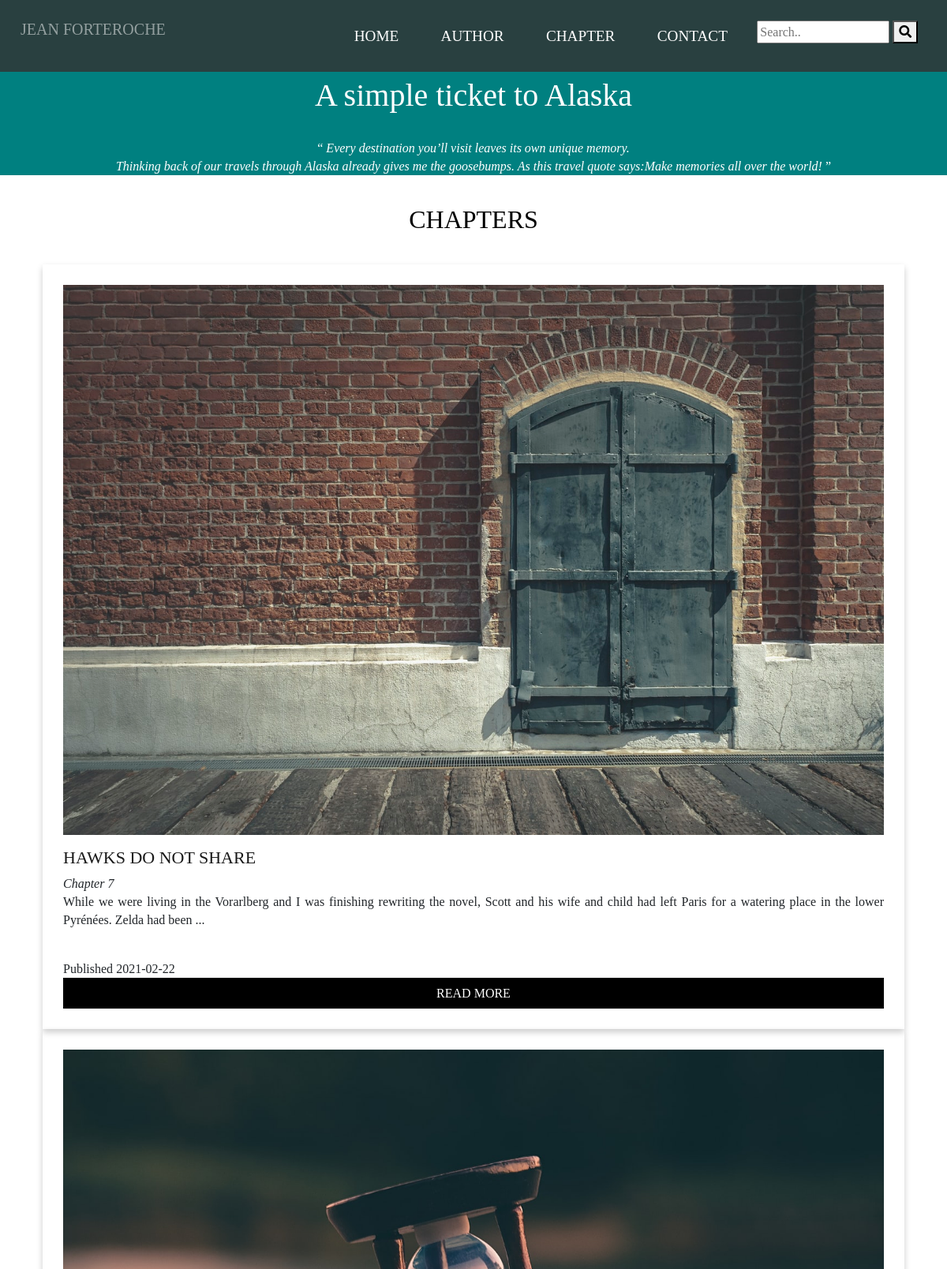
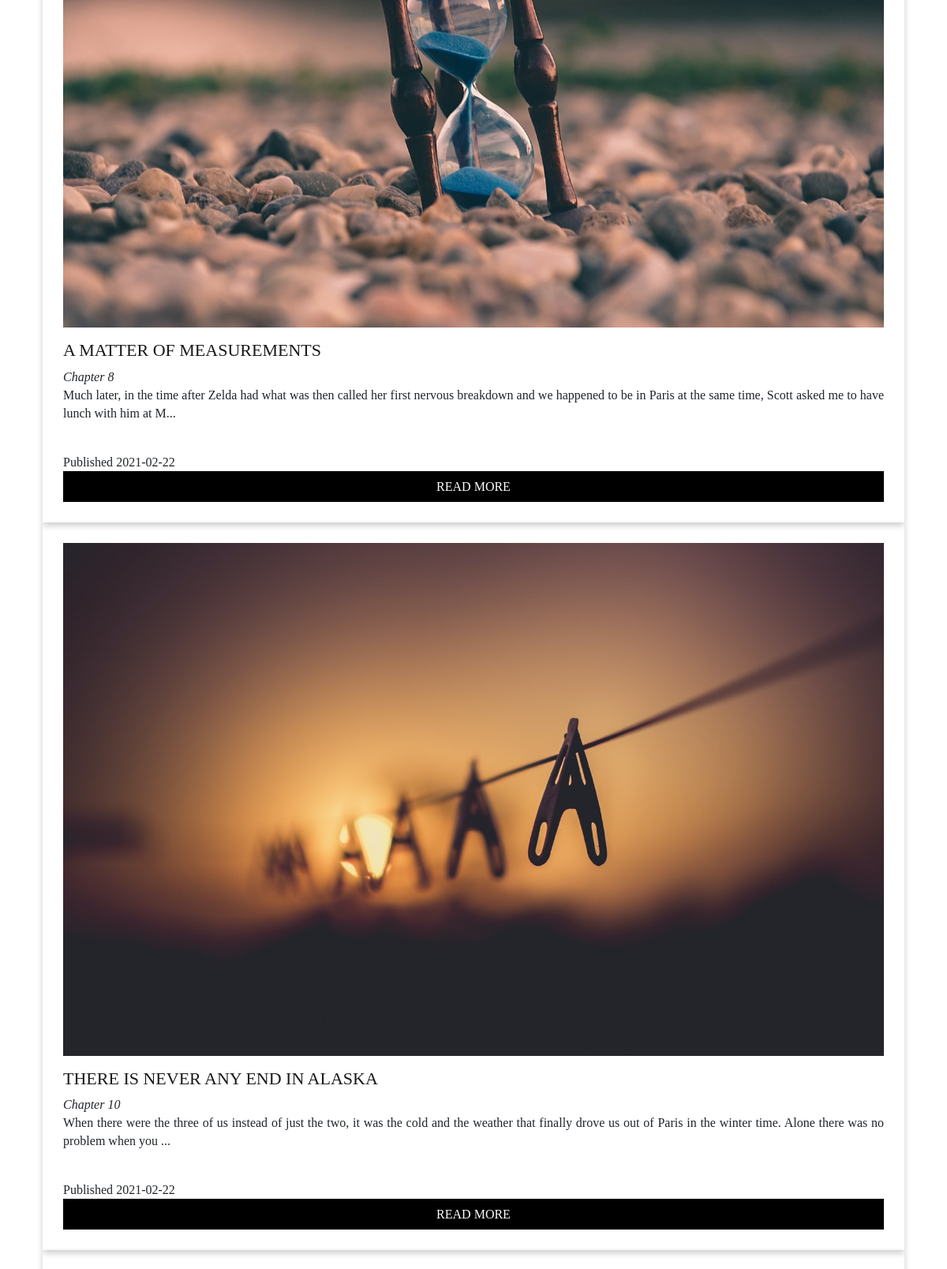
The page /index.php?action=chapters&page=2 (upper part) on the database its author committed (2 pictures, top to bottom).
### tables this page shows
CREATE TABLE `chapter` (
  `id` int(11) NOT NULL,
  `title` text NOT NULL,
  `body` text NOT NULL,
  `published_date` date NOT NULL,
  `number` int(11) NOT NULL,
  `image` text,
  `draft` tinyint(1) NOT NULL DEFAULT '1'
);

### controllers/frontend/controller.php (called while the page is built, shortened)
<?php
require('models/frontend/ChapterManager.php');
function chapters($page)
{
    $chapterManager = new ChapterManagerFrontend();
    $chapters = $chapterManager->getChapters($page);
    require('views/frontend/chapters.php');
}
?>

### models/frontend/ChapterManager.php (called while the page is built, shortened)
<?php
class ChapterManagerFrontend
{
    public function getChapters($pageNumber)
    {
        $chaptersPerPage = 6;
        $offset = $chaptersPerPage * $pageNumber - $chaptersPerPage;
        global $db;
        $req = $db->prepare('
            SELECT *
            FROM chapter
            WHERE draft = 0
            ORDER BY published_date ASC
            LIMIT ' . $offset . ', ' . $chaptersPerPage);
        $req->execute();
        $result = $req->fetchall();
        return $result;
    }
}
?>

### views/frontend/chapterList.php (the view, shortened to what this page needs)
<?php foreach ($chapters as $chapter) { ?>
    <div class="chapterlist">
        <div class="recentpost_display">
            <figure class="imageDisplay">
                <img src="/public/images/<?php echo $chapter['image'] ?>" alt="<?php echo $chapter['image'] ?>">
            </figure>
            <div class="chapter_contents">
                <h3>
                    <a href="/index.php?action=chapter&id=<?php echo $chapter['id'] ?>">
                        <?php echo  $chapter['title'] ?>
                    </a>
                </h3>
                <i>Chapter <?php echo $chapter['number'] ?></i><br>
                <div class="body_text">
                    <?php echo substr($chapter['body'], 0, 200) ?>...
                </div>
                <br>
                <a>Published <?php echo $chapter['published_date'] ?></a><br>
                <a class="read_more" href="/index.php?action=chapter&id=<?php echo $chapter['id'] ?>">
                    READ MORE
                </a>
            </div>
        </div>
    </div>
<?php } ?>

### public/style/index.css (style rules this page uses)
body, html, .bloc_page { height: 100%; }
body { font-family: 'Times', Times New Roman, serif; width: 100%; margin: 0px; line-height: 23px; }
img { width: 100%; height: auto; }
.content h1, h2, .chapter_contents h3 a { color: #191919; }
.container_post h2, .chapters_content, #slogan, .commentSection h2, .chapters_content_head, .container_contact h3, .chapters_content_head, .chapterlist a, .read_more, #dashboard h1, #dashboardHome h1, footer, footer a, .socialmedia, #adminlogin, #adminlogin form, #commentListContent h2, #commentbox form h1, #success, .dashboardnewChapter, #dashboardHome h1, .success-flag-comment { text-align: center; }
.chapterlist h3, #dashboard h1, h2, .read_more a { color: black; }
.chapters_content q, #contact_us input, #slogan h2, .text-white-50, .nav_menu a, .container, .container_contact h3, #contact_us form, #commentbox form, .read_more, .read_more:hover, .container_post h2 #contact_us input, footer, footer a { color: white; }
.chapterlist { box-sizing: border-box; width: 100%; padding: 26px; box-shadow: 0 4px 8px 0 rgba(0, 0, 0, 0.2); box-sizing: border-box; text-justify: inter-word; }
.body_text { text-align: justify; text-justify: inter-word; }
.chapterlist h3 { text-decoration: none; }
.chapterlist a { text-decoration: none; }
.list::after, .chapterlist::after { content: ""; clear: both; display: table; }
.read_more { border: none; outline: 0; display: inline-block; padding: 8px; background-color: #000; cursor: pointer; width: 100%; }
@media screen and (min-width: 1200px) { .chapter_contents h3 { font-size: 22px; } }

### rows shown on the page
chapter: image (picture), title "HAWKS DO NOT SHARE", number "7", body "While we were living in the Vorarlberg and I was finishing rewriting the novel, Scott and his wife and child had left Paris for a watering place in the lower Pyrénées. Zelda had been", published_date "2021-02-22"
chapter: image (picture), title "A MATTER OF MEASUREMENTS", number "8", body "Much later, in the time after Zelda had what was then called her first nervous breakdown and we happened to be in Paris at the same time, Scott asked me to have lunch with him at M", published_date "2021-02-22"
chapter: image (picture), title "THERE IS NEVER ANY END IN ALASKA", number "10", body "When there were the three of us instead of just the two, it was the cold and the weather that finally drove us out of Paris in the winter time. Alone there was no problem when you", published_date "2021-02-22"
